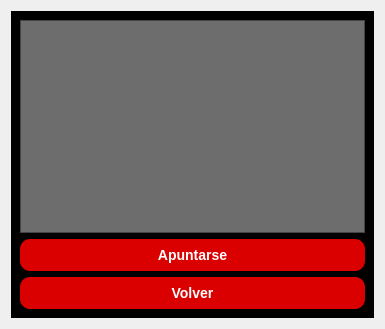
<?xml version="1.0" encoding="UTF-8"?>
<ui version="4.0">
 <class>VerClasesDisponibles</class>
 <widget class="QWidget" name="VerClasesDisponibles">
  <property name="geometry">
   <rect>
    <x>0</x>
    <y>0</y>
    <width>385</width>
    <height>329</height>
   </rect>
  </property>
  <property name="windowTitle">
   <string>Clases Disponibles</string>
  </property>
  <layout class="QVBoxLayout" name="verticalLayout">
   <item>
    <widget class="QFrame" name="contenedorPrincipal">
     <property name="styleSheet">
      <string notr="true">
QFrame {
    background-color: #000000;
}
</string>
     </property>
     <layout class="QVBoxLayout" name="innerLayout">
      <item>
       <widget class="QTableWidget" name="tablaClases">
        <property name="maximumSize">
         <size>
          <width>367</width>
          <height>16777215</height>
         </size>
        </property>
        <property name="styleSheet">
         <string notr="true">
QTableWidget {
    background-color: #6d6d6d;
    color: white;
    gridline-color: #888888;
    border: 1px solid #444444;
}
QTableWidget::item {
    background-color: #7d7d7d;
    border: 1px solid #555555;
    padding: 4px;
}
QHeaderView::section {
    background-color: #5d5d5d;
    color: white;
    border: 1px solid #444444;
    padding: 4px;
}
QTableCornerButton::section {
    background-color: #5d5d5d;
    border: 1px solid #444444;
}
QScrollBar:vertical {
    background: #5d5d5d;
    width: 12px;
    margin: 0px;
    border: none;
}
QScrollBar::handle:vertical {
    background: #888888;
    min-height: 20px;
    border-radius: 4px;
}
QScrollBar::add-line:vertical,
QScrollBar::sub-line:vertical {
    height: 0px;
    background: none;
    border: none;
}
QScrollBar:horizontal {
    background: #5d5d5d;
    height: 12px;
    margin: 0px;
    border: none;
}
QScrollBar::handle:horizontal {
    background: #888888;
    min-width: 20px;
    border-radius: 4px;
}
QScrollBar::add-line:horizontal,
QScrollBar::sub-line:horizontal {
    width: 0px;
    background: none;
    border: none;
}
QTableWidget QLineEdit {
    background-color: #5d5d5d;
    color: white;
    border: 1px solid #777777;
    padding: 2px;
}
</string>
        </property>
       </widget>
      </item>
      <item>
       <widget class="QPushButton" name="btnApuntarse">
        <property name="styleSheet">
         <string notr="true">
QPushButton {
    background-color: #da0000;
    color: white;
    border-radius: 10px;
    padding: 8px;
    font-size: 14px;
    font-weight: bold;
}
QPushButton:hover {
    background-color: #aa0000;
}
</string>
        </property>
        <property name="text">
         <string>Apuntarse</string>
        </property>
       </widget>
      </item>
      <item>
       <widget class="QPushButton" name="btnVolver">
        <property name="styleSheet">
         <string notr="true">
QPushButton {
    background-color: #da0000;
    color: white;
    border-radius: 10px;
    padding: 8px;
    font-size: 14px;
    font-weight: bold;
}
QPushButton:hover {
    background-color: #aa0000;
}
</string>
        </property>
        <property name="text">
         <string>Volver</string>
        </property>
       </widget>
      </item>
     </layout>
    </widget>
   </item>
  </layout>
 </widget>
 <resources/>
 <connections/>
</ui>
